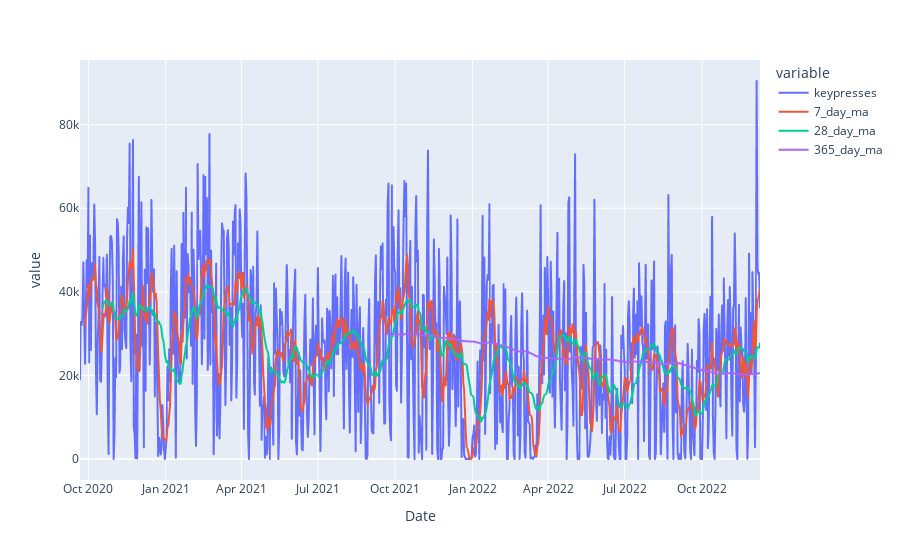

Notebook code cell kept with this figure:
### Markdown cell above
A similar chart can be made using Plotly. The advantage of this chart is that, being HTML-based, it is interactive in nature. Thus, you can hover over the lines to view the values corresponding to those lines and zoom in to get a closer look at a particular section of the graph.

### Code cell
px_keypresses_line_chart = px.line(df_combined_daily_keypresses, x = 'Date', y = ['keypresses', '7_day_ma', '28_day_ma', '365_day_ma']) # Note that multiple y values can be passed to the line chart. 

px_keypresses_line_chart.write_html('graphs\\px_daily_keypresses_and_mas.html')

px_keypresses_line_chart

### Figure 1 — Plotly figure (JSON) as saved in the notebook; plotly's stock layout.template omitted (floating-point values rounded to 4 significant figures; data arrays with more than 128 entries replaced by an {"elided": "..."} marker saying what was removed)
{"data": [{"hovertemplate": "variable=keypresses<br>Date=%{x}<br>value=%{y}<extra></extra>", "legendgroup": "keypresses", "line": {"color": "#636efa", "dash": "solid"}, "marker": {"symbol": "circle"}, "mode": "lines", "name": "keypresses", "showlegend": true, "type": "scattergl", "x": {"elided": "810 str values"}, "xaxis": "x", "y": {"elided": "810 int values"}, "yaxis": "y"}, {"hovertemplate": "variable=7_day_ma<br>Date=%{x}<br>value=%{y}<extra></extra>", "legendgroup": "7_day_ma", "line": {"color": "#EF553B", "dash": "solid"}, "marker": {"symbol": "circle"}, "mode": "lines", "name": "7_day_ma", "showlegend": true, "type": "scattergl", "x": {"elided": "810 str values"}, "xaxis": "x", "y": {"elided": "810 float values"}, "yaxis": "y"}, {"hovertemplate": "variable=28_day_ma<br>Date=%{x}<br>value=%{y}<extra></extra>", "legendgroup": "28_day_ma", "line": {"color": "#00cc96", "dash": "solid"}, "marker": {"symbol": "circle"}, "mode": "lines", "name": "28_day_ma", "showlegend": true, "type": "scattergl", "x": {"elided": "810 str values"}, "xaxis": "x", "y": {"elided": "810 float values"}, "yaxis": "y"}, {"hovertemplate": "variable=365_day_ma<br>Date=%{x}<br>value=%{y}<extra></extra>", "legendgroup": "365_day_ma", "line": {"color": "#ab63fa", "dash": "solid"}, "marker": {"symbol": "circle"}, "mode": "lines", "name": "365_day_ma", "showlegend": true, "type": "scattergl", "x": {"elided": "810 str values"}, "xaxis": "x", "y": {"elided": "810 float values"}, "yaxis": "y"}], "layout": {"legend": {"title": {"text": "variable"}, "tracegroupgap": 0}, "margin": {"t": 60}, "xaxis": {"anchor": "y", "domain": [0, 1], "title": {"text": "Date"}}, "yaxis": {"anchor": "x", "domain": [0, 1], "title": {"text": "value"}}}}
